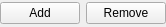
<ui version="4.0" >
 <class>QTransferFunctionEditorByValuesBase</class>
 <widget class="QWidget" name="QTransferFunctionEditorByValuesBase" >
  <property name="geometry" >
   <rect>
    <x>0</x>
    <y>0</y>
    <width>158</width>
    <height>27</height>
   </rect>
  </property>
  <layout class="QVBoxLayout" >
   <property name="margin" >
    <number>0</number>
   </property>
   <property name="spacing" >
    <number>6</number>
   </property>
   <item>
    <layout class="QHBoxLayout" >
     <property name="margin" >
      <number>0</number>
     </property>
     <property name="spacing" >
      <number>6</number>
     </property>
     <item>
      <widget class="QPushButton" name="m_addPushButton" >
       <property name="text" >
        <string>Add</string>
       </property>
      </widget>
     </item>
     <item>
      <widget class="QPushButton" name="m_removePushButton" >
       <property name="text" >
        <string>Remove</string>
       </property>
      </widget>
     </item>
    </layout>
   </item>
  </layout>
 </widget>
 <layoutdefault spacing="6" margin="0" />
 <resources/>
 <connections/>
</ui>
